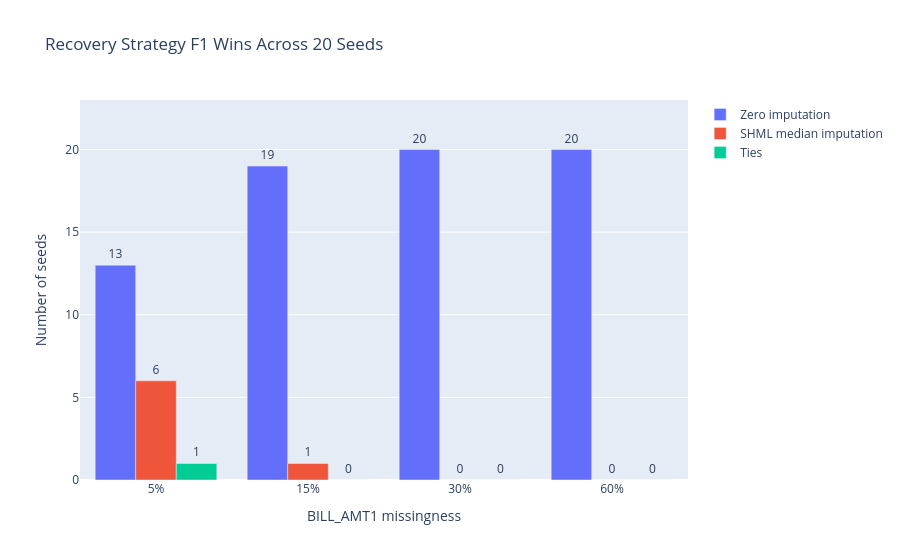

Write notebook code for a chart like this one.
### Markdown cell above
## C.9 — Recovery Strategy Win-Count Analysis

### Code cell
win_df = ci_df.loc[ci_df["Missingness"] > 0].sort_values("Missingness")
fig = go.Figure()
for column, label in [
    ("Seeds_Zero_Better", "Zero imputation"),
    ("Seeds_SHML_Better", "SHML median imputation"),
    ("Seeds_Tied", "Ties"),
]:
    fig.add_bar(
        x=win_df["Missingness"].map("{:.0%}".format), y=win_df[column],
        name=label, texttemplate="%{y}", textposition="outside",
        hovertemplate="%{x} missing<br>%{fullData.name}: %{y} of 20 seeds<extra></extra>",
    )
fig.update_layout(
    title="Recovery Strategy F1 Wins Across 20 Seeds", barmode="group",
    xaxis_title="BILL_AMT1 missingness", yaxis=dict(title="Number of seeds", range=[0, 23]),
)
show_research_figure(fig, "recovery_strategy_win_counts.html")

### Figure 1 — Plotly figure (JSON) as saved in the notebook; plotly's stock layout.template omitted (floating-point values rounded to 4 significant figures)
{"data": [{"hovertemplate": "%{x} missing<br>%{fullData.name}: %{y} of 20 seeds<extra></extra>", "name": "Zero imputation", "textposition": "outside", "texttemplate": "%{y}", "x": ["5%", "15%", "30%", "60%"], "y": [13, 19, 20, 20], "type": "bar"}, {"hovertemplate": "%{x} missing<br>%{fullData.name}: %{y} of 20 seeds<extra></extra>", "name": "SHML median imputation", "textposition": "outside", "texttemplate": "%{y}", "x": ["5%", "15%", "30%", "60%"], "y": [6, 1, 0, 0], "type": "bar"}, {"hovertemplate": "%{x} missing<br>%{fullData.name}: %{y} of 20 seeds<extra></extra>", "name": "Ties", "textposition": "outside", "texttemplate": "%{y}", "x": ["5%", "15%", "30%", "60%"], "y": [1, 0, 0, 0], "type": "bar"}], "layout": {"yaxis": {"title": {"text": "Number of seeds"}, "range": [0, 23]}, "title": {"text": "Recovery Strategy F1 Wins Across 20 Seeds"}, "barmode": "group", "xaxis": {"title": {"text": "BILL_AMT1 missingness"}}}}
